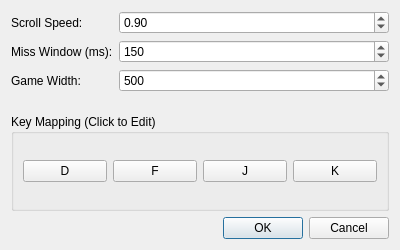
<?xml version="1.0" encoding="UTF-8"?>
<ui version="4.0">
 <class>SettingsDialog</class>
 <widget class="QDialog" name="SettingsDialog">
  <property name="geometry">
   <rect>
    <x>0</x>
    <y>0</y>
    <width>400</width>
    <height>250</height>
   </rect>
  </property>
  <property name="windowTitle">
   <string>Game Settings</string>
  </property>
  <layout class="QVBoxLayout" name="verticalLayout">
   <item>
    <layout class="QFormLayout" name="formLayout">
     <item row="0" column="0">
      <widget class="QLabel" name="label">
       <property name="text">
        <string>Scroll Speed:</string>
       </property>
      </widget>
     </item>
     <item row="0" column="1">
      <widget class="QDoubleSpinBox" name="spinSpeed">
       <property name="singleStep">
        <double>0.100000000000000</double>
       </property>
       <property name="value">
        <double>0.900000000000000</double>
       </property>
      </widget>
     </item>
     <item row="1" column="0">
      <widget class="QLabel" name="label_2">
       <property name="text">
        <string>Miss Window (ms):</string>
       </property>
      </widget>
     </item>
     <item row="1" column="1">
      <widget class="QSpinBox" name="spinMissWindow">
       <property name="maximum">
        <number>300</number>
       </property>
       <property name="value">
        <number>150</number>
       </property>
      </widget>
     </item>
     <item row="2" column="0">
      <widget class="QLabel" name="label_3">
       <property name="text">
        <string>Game Width:</string>
       </property>
      </widget>
     </item>
     <item row="2" column="1">
      <widget class="QSpinBox" name="spinWidth">
       <property name="minimum">
        <number>300</number>
       </property>
       <property name="maximum">
        <number>1000</number>
       </property>
       <property name="singleStep">
        <number>50</number>
       </property>
       <property name="value">
        <number>500</number>
       </property>
      </widget>
     </item>
    </layout>
   </item>
   <item>
    <widget class="QGroupBox" name="groupBox">
     <property name="title">
      <string>Key Mapping (Click to Edit)</string>
     </property>
     <layout class="QHBoxLayout" name="horizontalLayout">
      <item>
       <widget class="QPushButton" name="btnKey1">
        <property name="text">
         <string>D</string>
        </property>
       </widget>
      </item>
      <item>
       <widget class="QPushButton" name="btnKey2">
        <property name="text">
         <string>F</string>
        </property>
       </widget>
      </item>
      <item>
       <widget class="QPushButton" name="btnKey3">
        <property name="text">
         <string>J</string>
        </property>
       </widget>
      </item>
      <item>
       <widget class="QPushButton" name="btnKey4">
        <property name="text">
         <string>K</string>
        </property>
       </widget>
      </item>
     </layout>
    </widget>
   </item>
   <item>
    <widget class="QDialogButtonBox" name="buttonBox">
     <property name="standardButtons">
      <set>QDialogButtonBox::Cancel|QDialogButtonBox::Ok</set>
     </property>
    </widget>
   </item>
  </layout>
 </widget>
 <resources/>
 <connections/>
</ui>
